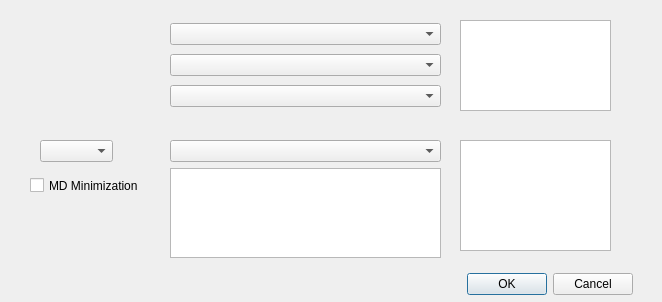
<?xml version="1.0" encoding="UTF-8"?>
<ui version="4.0">
 <class>Form</class>
 <widget class="QWidget" name="Form">
  <property name="geometry">
   <rect>
    <x>0</x>
    <y>0</y>
    <width>662</width>
    <height>302</height>
   </rect>
  </property>
  <property name="windowTitle">
   <string>Form</string>
  </property>
  <widget class="QDialogButtonBox" name="buttonBox">
   <property name="geometry">
    <rect>
     <x>440</x>
     <y>270</y>
     <width>193</width>
     <height>28</height>
    </rect>
   </property>
   <property name="standardButtons">
    <set>QDialogButtonBox::Cancel|QDialogButtonBox::Ok</set>
   </property>
  </widget>
  <widget class="QWidget" name="verticalLayoutWidget">
   <property name="geometry">
    <rect>
     <x>170</x>
     <y>20</y>
     <width>271</width>
     <height>91</height>
    </rect>
   </property>
   <layout class="QVBoxLayout" name="verticalLayout">
    <item>
     <widget class="QComboBox" name="protein_chooser_1"/>
    </item>
    <item>
     <widget class="QComboBox" name="ligand_chooser_1"/>
    </item>
    <item>
     <widget class="QComboBox" name="mode_chooser"/>
    </item>
   </layout>
  </widget>
  <widget class="QWidget" name="verticalLayoutWidget_2">
   <property name="geometry">
    <rect>
     <x>170</x>
     <y>140</y>
     <width>271</width>
     <height>118</height>
    </rect>
   </property>
   <layout class="QVBoxLayout" name="verticalLayout_2">
    <item>
     <widget class="QComboBox" name="protein_chooser_2"/>
    </item>
    <item>
     <widget class="QPlainTextEdit" name="smile_chooser_2"/>
    </item>
   </layout>
  </widget>
  <widget class="QTextEdit" name="output_chooser">
   <property name="geometry">
    <rect>
     <x>460</x>
     <y>20</y>
     <width>151</width>
     <height>91</height>
    </rect>
   </property>
  </widget>
  <widget class="QComboBox" name="mode_chooser_2">
   <property name="geometry">
    <rect>
     <x>40</x>
     <y>140</y>
     <width>73</width>
     <height>22</height>
    </rect>
   </property>
  </widget>
  <widget class="QTextEdit" name="output_chooser_2">
   <property name="geometry">
    <rect>
     <x>460</x>
     <y>140</y>
     <width>151</width>
     <height>111</height>
    </rect>
   </property>
  </widget>
  <widget class="QCheckBox" name="minimizer">
   <property name="geometry">
    <rect>
     <x>30</x>
     <y>170</y>
     <width>111</width>
     <height>31</height>
    </rect>
   </property>
   <property name="text">
    <string>MD Minimization</string>
   </property>
  </widget>
 </widget>
 <resources/>
 <connections/>
</ui>
